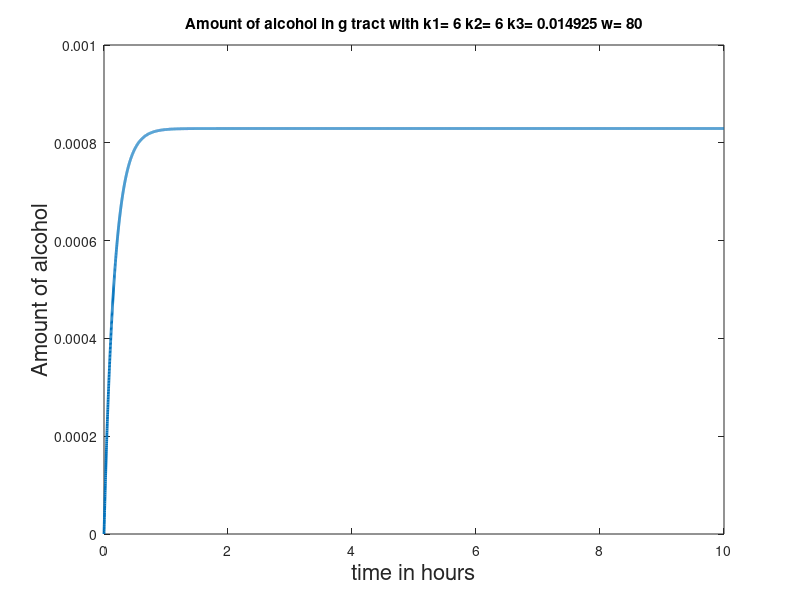
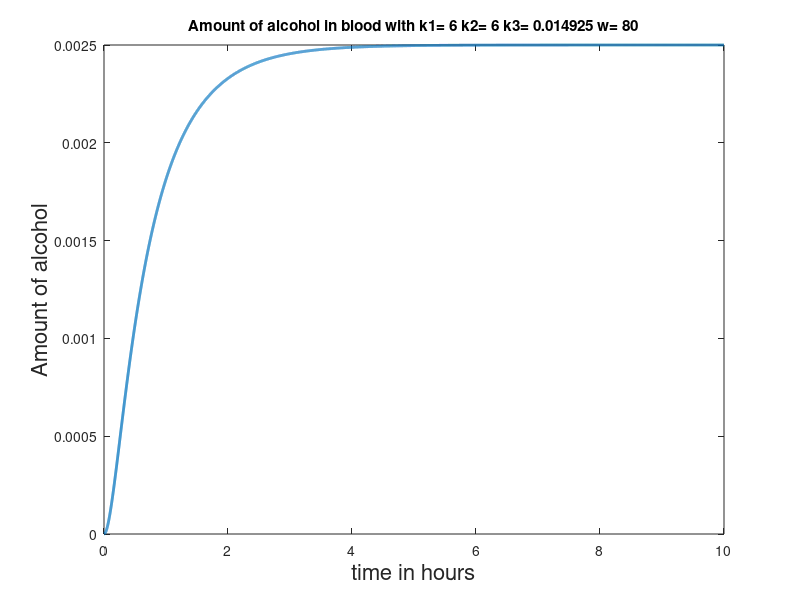

The MATLAB source for these figures, in order:
clear
close all

n=8/42;

k1= 6;

k2= k1; % empty stomach
%k2= k1/2; % full stomach

w=80; 

M= 0.005;

C=0.67*w; % male 
%C= 0.82*w; % female

k3 = 8/(10*C); % k3 lesser for a female 

I = 14*n/(10*C); % lesser

total_time=10; % 10 is good
dt=1e-3 ;
N= total_time/dt;



x= zeros(N,1);
y= zeros(N,1);
time= zeros(N,1); 
x(1)=0; 

for i= 1:N-1
    
    x(i+1)= x(i)+ ( I- k1*x(i) )*dt;
    y(i+1)= y(i) + ( k2*x(i) - k3*y(i)/(y(i)+M) )*dt ;
    time(i+1)=time(i)+dt;
end

plot(time,x,'LineWidth',2);
title(['Amount of alcohol in g tract with k1= ' num2str(k1) ' k2= ' num2str(k2) ' k3= ' num2str(k3) ' w= ' num2str(w) ])
%title('Amount of alcohol in g tract ')
xlabel('time in hours','FontSize',16);
ylabel('Amount of alcohol','FontSize',16);

figure 

plot(time,y,'LineWidth',2);
title(['Amount of alcohol in blood with k1= ' num2str(k1) ' k2= ' num2str(k2) ' k3= ' num2str(k3) ' w= ' num2str(w) ]); 
xlabel('time in hours','FontSize',16);
ylabel('Amount of alcohol','FontSize',16);



%%%%%%%%%%%%%%%%%%
% comparing plots for different k2
% k2vals= [0.01386 0.06 0.1386 0.6386 1.386];
% k1vals= [0.06931 0.11 0.691 1.0 1.5]; 
% 
% hold on; 
% 
% for j= 1:5
% 
%     k2 = k2vals(j);
%     x(1)=1;
%     y(1)=0; 
%     %k2 = 0.01386;
%     for i= 1:N-1
%     
%    x(i+1)= x(i) + ( C - k1*x(i) )*dt;
%     y(i+1)= y(i) + (k1*x(i)- k2*y(i) )*dt ;
%     end
%     
%     plot(time,y,'LineWidth',2);
%   
% end
% 
% title('Comparision of amount of drug in blood for different k2 with k1 = 1.386')
% xlabel('time in hours','FontSize',16);
% ylabel('Amount of drug','FontSize',16);
% legend('k2=0.01386','k2=0.06','k2=0.1386','k2=0.6836','k2=1.386');
% 
% figure 
% hold on
% 
% k2= 0.0231;
% 
% % to plot compari of x
% for j= 1:5
% 
%     k1 = k1vals(j);
%     x(1)=1;
%     y(1)=0; 
%     %k2 = 0.01386;
%     for i= 1:N-1
%     
%     x(i+1)= x(i) + ( C - k1*x(i) )*dt;
%     y(i+1)= y(i) + (k1*x(i)- k2*y(i) )*dt ;
%     end
%     
%     plot(time,x,'LineWidth',2);
%   
% end
% 
% title('Comparision of amount of drug in tract for different k1 with k2 = 0.0231')
% xlabel('time in hours','FontSize',16);
% ylabel('Amount of drug','FontSize',16);
% legend('k1=0.06931','k1=0.11','k1=0.691','k1=1.0','k1=1.5');
% 
% figure 
% hold on
% 
% % to plot compari of y
% for j= 1:5
% 
%     k1 = k1vals(j);
%     x(1)=1;
%     y(1)=0; 
%     %k2 = 0.01386;
%     for i= 1:N-1
%     
%     x(i+1)= x(i) + ( C - k1*x(i) )*dt;
%     y(i+1)= y(i) + (k1*x(i)- k2*y(i) )*dt ;
%     end
%     
%     plot(time,y,'LineWidth',2);
%   
% end
% 
% title('Comparision of amount of drug in blood for different k1 with k2 = 0.0231')
% xlabel('time in hours','FontSize',16);
% ylabel('Amount of drug','FontSize',16);
% legend('k1=0.06931','k1=0.11','k1=0.691','k1=1.0','k1=1.5');
